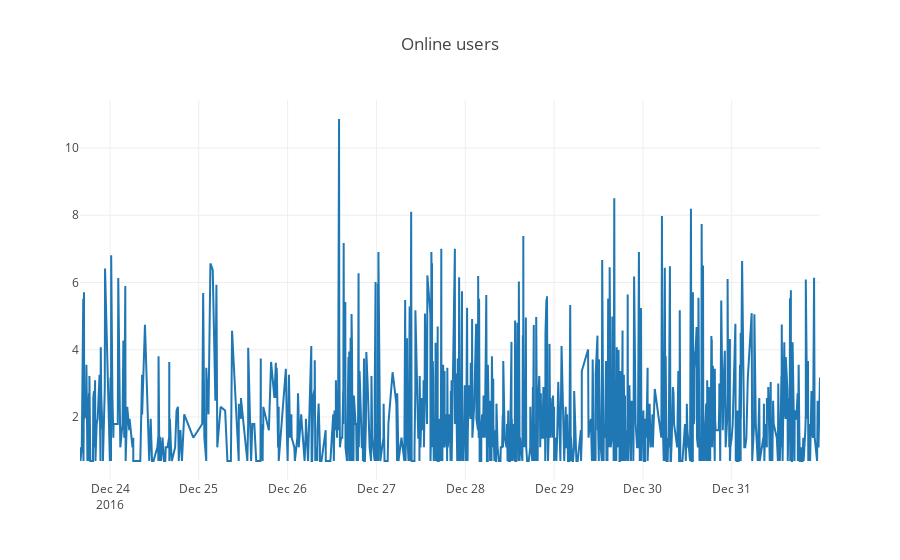

Notebook source saved alongside this figure:
### Code cell
plotly_df(df1, title = "Online users")

### Figure 1 — Plotly figure (JSON) as saved in the notebook; plotly's stock layout.template omitted (floating-point values rounded to 4 significant figures; data arrays with more than 128 entries replaced by an {"elided": "..."} marker saying what was removed)
{"data": [{"mode": "lines", "name": "Label", "type": "scatter", "x": {"elided": "1000 str values"}, "y": {"elided": "1000 float values"}}], "layout": {"title": "Online users"}}
